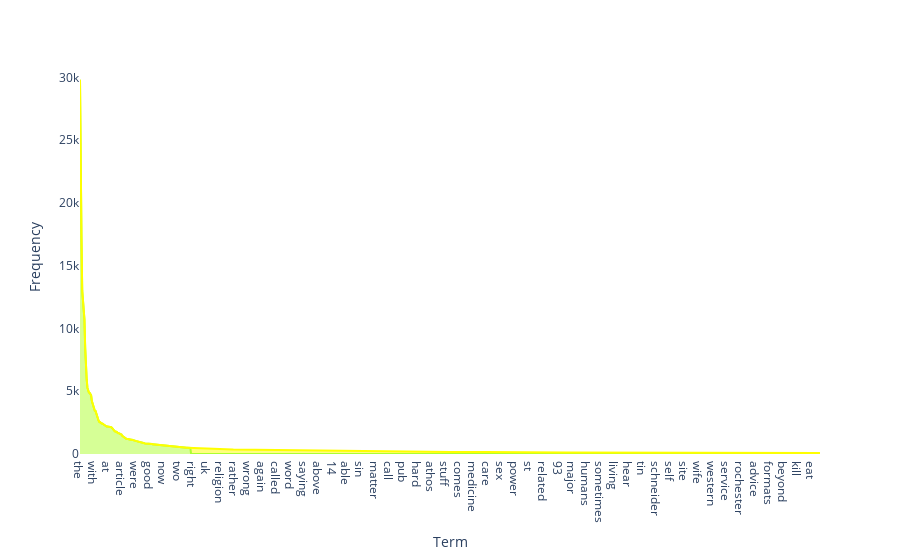

The code cell stored with this chart in its notebook:
### Markdown cell above
### Answer for <span style="color:blue;background-color:white;">Exercise 14</span>

### Code cell
terms = count_vect.get_feature_names_out()
freqs = term_frequencies

# Combine into DataFrame
df_terms = pd.DataFrame({
    "Term": terms,
    "Frequency": freqs
})

sorted_list = df_terms.sort_values("Frequency", ascending=False) # Sort by frequency (descending)
chart_plot = sorted_list.head(1000).reset_index(drop=True)
# Create a group column: first 25% = blue, last 75% = yellow
borderr = int(len(chart_plot) * 0.15)
chart_plot["ColorGroup"] = np.where(chart_plot.index < borderr, "First 25%", "Last 75%")

# Interactive bar chart
chart = px.area(
    chart_plot,
    x="Term",
    y="Frequency",
    color="ColorGroup",  # use the new group column
    color_discrete_map={"First 25%": "greenyellow", "Last 75%": "yellow"},
)

chart.update_layout(
    xaxis=dict(
        #showticklabels=False,
        showgrid=False
        #title=None
    ),
    yaxis=dict(
        #showticklabels=False,
        showgrid=False
        #title=None
    ),
    plot_bgcolor='rgba(0,0,0,0)',  # remove plot background color
    paper_bgcolor='rgba(0,0,0,0)', # remove outer background color
    showlegend=False,        # remove legend 
)

### Figure 1 — Plotly figure (JSON) as saved in the notebook; plotly's stock layout.template omitted (floating-point values rounded to 4 significant figures; data arrays with more than 128 entries replaced by an {"elided": "..."} marker saying what was removed)
{"data": [{"fillpattern": {"shape": ""}, "hovertemplate": "ColorGroup=First 25%<br>Term=%{x}<br>Frequency=%{y}<extra></extra>", "legendgroup": "First 25%", "line": {"color": "greenyellow"}, "marker": {"symbol": "circle"}, "mode": "lines", "name": "First 25%", "orientation": "v", "showlegend": true, "stackgroup": "1", "type": "scatter", "x": {"elided": "150 str values"}, "xaxis": "x", "y": {"elided": "150 int values"}, "yaxis": "y"}, {"fillpattern": {"shape": ""}, "hovertemplate": "ColorGroup=Last 75%<br>Term=%{x}<br>Frequency=%{y}<extra></extra>", "legendgroup": "Last 75%", "line": {"color": "yellow"}, "marker": {"symbol": "circle"}, "mode": "lines", "name": "Last 75%", "orientation": "v", "showlegend": true, "stackgroup": "1", "type": "scatter", "x": {"elided": "850 str values"}, "xaxis": "x", "y": {"elided": "850 int values"}, "yaxis": "y"}], "layout": {"legend": {"title": {"text": "ColorGroup"}, "tracegroupgap": 0}, "margin": {"t": 60}, "paper_bgcolor": "rgba(0,0,0,0)", "plot_bgcolor": "rgba(0,0,0,0)", "showlegend": false, "xaxis": {"anchor": "y", "domain": [0, 1], "showgrid": false, "title": {"text": "Term"}}, "yaxis": {"anchor": "x", "domain": [0, 1], "showgrid": false, "title": {"text": "Frequency"}}}}
